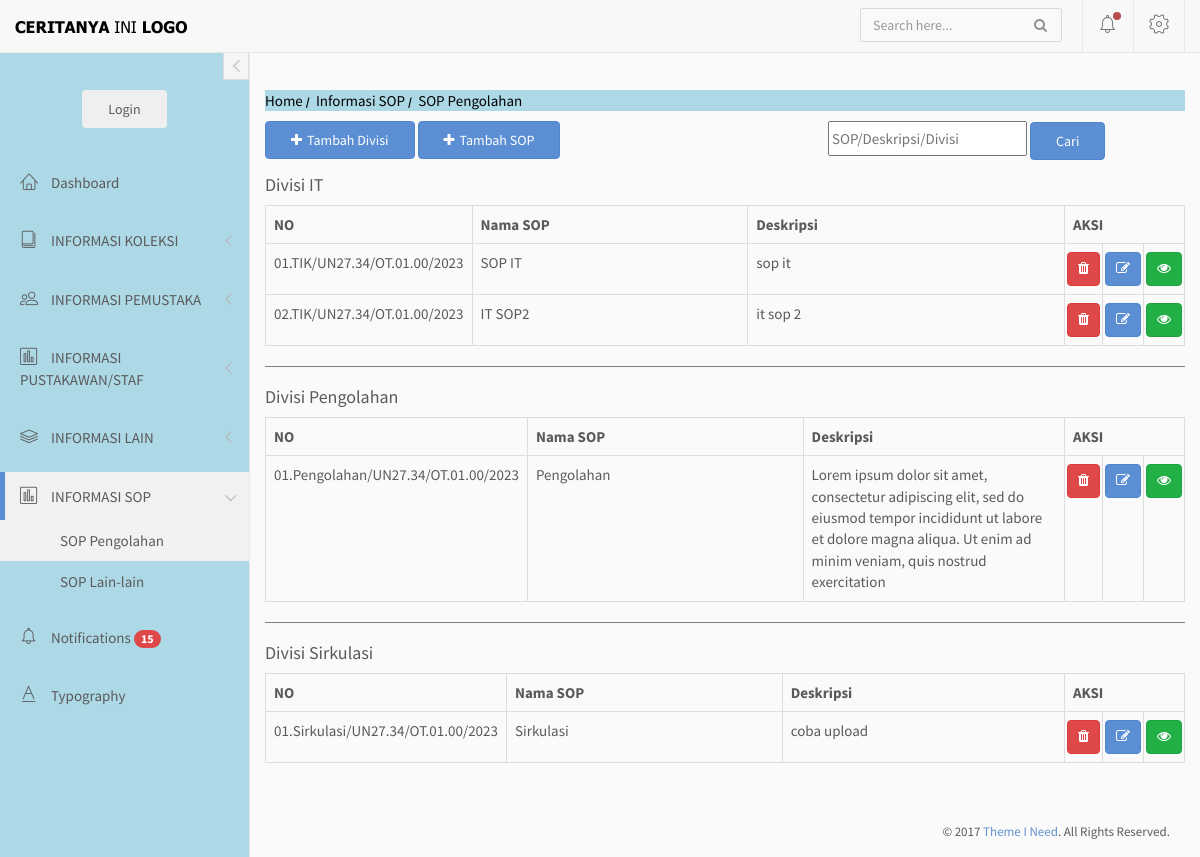
The app's page /index.php/sop/pengolahan with its own data.
### tables this page shows
CREATE TABLE `list_sop` (
  `id` int(10) NOT NULL,
  `id_divisi` int(5) NOT NULL,
  `nomor` varchar(40) NOT NULL,
  `nama_sop` varchar(255) NOT NULL,
  `deskripsi` varchar(255) NOT NULL,
  `file` varchar(500) NOT NULL
);

CREATE TABLE `tbl_divisi_sop` (
  `id` int(5) NOT NULL,
  `divisi` varchar(50) NOT NULL
);

### application/controllers/sop.php (called while the page is built, shortened)
<?php
    Class Sop extends CI_Controller{
        public function __construct(){
            $this->load->model('m_main');
        }
        public function pengolahan(){
            $data['divisi'] = $this->m_main->get_data('tbl_divisi_sop')->result();
            $data['keyword'] = $this->input->get('keyword');
            if(!empty($this->input->get('keyword'))){
                $data['sop'] = $this->m_main->search_sop($data['keyword']);
            }else{
                $data['sop']= $this->m_main->get_sop();
            }
            $this->load->view('diffdash/header');
            $this->load->view('diffdash/sidebar');
            $this->load->view('sop/v_sop',$data);
            $this->load->view('diffdash/footer');
        }
    }
?>

### index.php (called while the page is built, shortened)
<?php
require_once BASEPATH.'core/CodeIgniter.php';

### application/models/m_main.php (called while the page is built, shortened)
<?php
    class M_main extends CI_Model{
        public function get_sop(){
            return $this->db->query("SELECT sp.*, tds.divisi FROM list_sop AS sp left join tbl_divisi_sop AS tds ON sp.id_divisi = tds.id order by id_divisi,nomor")->result();
        }
    }
?>

### application/views/sop/v_sop.php (the view, shortened to what this page needs)
<div>
    <nav class="crumbs">
        <ol>
            <li class="crumb"><a href="<?=base_url()?>">Home</a></li>
            <li class="crumb"><a href="#">Informasi SOP</a></li>
            <li class="crumb">SOP Pengolahan</li>
        </ol>
    </nav>
<div>
<?php $a=0; ?>
<div style="float:left;">
  <button class="btn btn-primary" style="margin-bottom : 10px" data-toggle="modal" data-target="#tambahdivisi"><i class="fa fa-plus"></i>Tambah Divisi</button>
  <button class="btn btn-primary" style="margin-bottom : 10px" data-toggle="modal" data-target="#tambahsop"><i class="fa fa-plus"></i>Tambah SOP</button>
</div>
<div style="float:right;">
  <form action="" method="GET" style="flex-direction: row; width:360px">
      <div class="form-group">
        <input class="search-right" type="text" name="keyword" placeholder="SOP/Deskripsi/Divisi" value="<?= html_escape($keyword) ?>">
        <input type="submit" value="Cari" class="btn btn-primary">
      </div>
  </form>
</div>
<div style="clear:both;">
    <?php foreach ($sop as $row) : ?>
      <?php
        if($a != $row->id_divisi){
        if($a != 0){?></table> <hr> <?php } ?>
        <h4>Divisi <?php echo $row->divisi; ?> </h4>
        <table class="table table-bordered">
        <tr>
            <th style="width:5%">NO</th>
            <th style="width:30%">Nama SOP</th>
            <th style="">Deskripsi</th>
            <th colspan=3 style="width:115px">AKSI</th>
        </tr>
      <?php $a=$row->id_divisi; }?>
      <tr>
          <td><?php echo $row->nomor?></td>
          <td><?php echo $row->nama_sop?></td>
          <td><?php echo $row->deskripsi?></td>
          <td class="btnsq" onclick="javascript: return confirm('Anda yakin?')"><?php echo anchor('sop/hapus_sop/'.$row->id, '<div class="btn btn-danger btn-xm" data-toggle="tooltip" data-placement="top" title="Hapus User"><i class="fa fa-trash"></i></div>') ?></td>
          <td class="btnsq"><?php echo anchor('sop/edit_sop/'.$row->id,'<div class="btn btn-primary btn-xm" data-toggle="tooltip" data-placement="top" title="Edit User"><i class="fa fa-edit"></i></div>') ?></td>
          <td class="btnsq" title="Lihat file"><button type="button" class="btn btn-success btn-xm openfile" value="<?=$row->file?>" data-toggle="modal" data-target="#openFile"><i class="fa fa-eye"></i></button></td>
      </tr>
    <?php endforeach;?>
      </table>
</div>
</div>
</div>
</div>

### assets/css/custom.css (style rules this page uses)
nav.crumbs { background-color: lightblue; color: black; }
.crumb a { text-decoration: none; color: black; }
.crumbs ol { list-style-type: none; padding-left: 0; }
.crumb { display: inline-block; }
.crumb a::after { display: inline-block; color: #000; content: '/'; font-size: 80%; font-weight: bold; padding: 0 3px; }
hr { border-top: 1px solid grey; }
.btn-xm { padding:5px 5px 7px 10px !important; text-align: middle !important; display: inline-block !important; }
.btnsq { margin-right:0px !important; margin-left:0px !important; padding-right:2px !important; padding-left:2px !important; }
td.btnsq { width:20px; }
.search-right { height:35px; margin-left:3px; }

### assets/css/main.css (style rules this page uses)
body { background-color: #fafafa; font-family: "Source Sans Pro", sans-serif; font-size: 15px; color: #5A5A5A; }
.btn { padding: 8px 25px; }
.btn i:first-child { margin-right: 5px; }
.btn-primary { background-color: #5c8ed4; border-color: #5086d1; }
.btn-success { background-color: #22af46; border-color: #20a241; }
.btn-danger { background-color: #de4848; border-color: #dc3b3b; }

### records on screen
list_sop: id_divisi.divisi "IT", nomor "01.TIK/UN27.34/OT.01.00/2023", nama_sop "SOP IT", deskripsi "sop it"
list_sop: nomor "02.TIK/UN27.34/OT.01.00/2023", nama_sop "IT SOP2", deskripsi "it sop 2"
list_sop: id_divisi.divisi "Pengolahan", nomor "01.Pengolahan/UN27.34/OT.01.00/2023", nama_sop "Pengolahan", deskripsi "Lorem ipsum dolor sit amet, consectetur adipiscing elit, sed do eiusmod tempor incididunt ut labore et dolore magna aliqua. Ut enim ad minim veniam, quis nostrud exercitation"
list_sop: id_divisi.divisi "Sirkulasi", nomor "01.Sirkulasi/UN27.34/OT.01.00/2023", nama_sop "Sirkulasi", deskripsi "coba upload"
